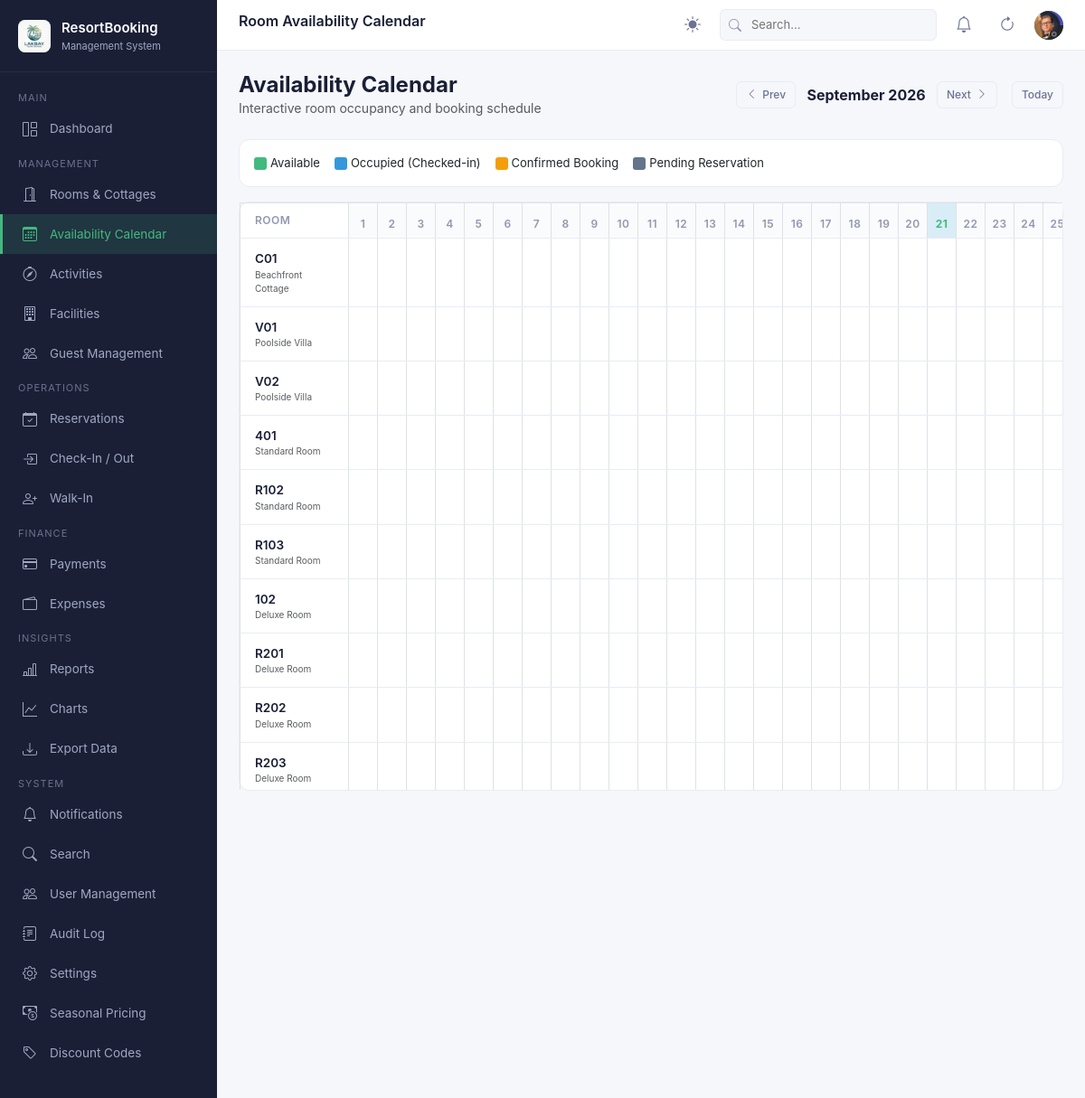
The page /rooms/calendar.php (signed in) on the database its author committed.
### tables this page shows
CREATE TABLE `rooms` (
  `RoomId` int NOT NULL AUTO_INCREMENT,
  `RoomTypeId` int NOT NULL,
  `RoomNumber` varchar(20) NOT NULL,
  `Floor` int DEFAULT NULL,
  `Status` int NOT NULL,
  `Description` longtext,
  `ImageUrl` varchar(500) DEFAULT NULL,
  `CreatedAt` datetime(6) NOT NULL,
  `UpdatedAt` datetime(6) NOT NULL,
  PRIMARY KEY (`RoomId`),
  UNIQUE KEY `IX_Rooms_Floor_RoomNumber` (`Floor`,`RoomNumber`),
  KEY `IX_Rooms_RoomTypeId` (`RoomTypeId`),
  CONSTRAINT `FK_Rooms_RoomTypes_RoomTypeId` FOREIGN KEY (`RoomTypeId`) REFERENCES `roomtypes` (`RoomTypeId`) ON DELETE CASCADE
);

CREATE TABLE `roomtypes` (
  `RoomTypeId` int NOT NULL AUTO_INCREMENT,
  `TypeName` varchar(100) NOT NULL,
  `Description` longtext,
  `BasePrice` decimal(10,2) NOT NULL,
  `MaxOccupancy` int NOT NULL,
  `ImageUrl` varchar(500) DEFAULT NULL,
  `IsActive` tinyint(1) NOT NULL,
  `CreatedAt` datetime(6) NOT NULL,
  PRIMARY KEY (`RoomTypeId`)
);

### config/database.php (called while the page is built, shortened)
<?php
function url($path = '') {
    $path = '/' . ltrim($path, '/');
    return BASE_URL . $path;
}

### rooms/calendar.php (the view, shortened to what this page needs)
<?php
require_once __DIR__ . '/../config/database.php';
require_once __DIR__ . '/../includes/functions.php';
$year = isset($_GET['year']) ? (int)$_GET['year'] : (int)date('Y');
$month = isset($_GET['month']) ? (int)$_GET['month'] : (int)date('n');
$daysInMonth = cal_days_in_month(CAL_GREGORIAN, $month, $year);
$monthStart = sprintf('%04d-%02d-01 00:00:00', $year, $month);
$monthName = date('F Y', strtotime($monthStart));
$rooms = $pdo->query("SELECT r.*, rt.TypeName FROM rooms r JOIN roomtypes rt ON r.RoomTypeId = rt.RoomTypeId ORDER BY r.Floor ASC, r.RoomNumber ASC")->fetchAll();
include __DIR__ . '/../includes/header.php';
?>
<div class="d-flex justify-content-between align-items-center mb-4 flex-wrap gap-2">
    <div>
        <h4 style="margin:0; font-weight:700;">Availability Calendar</h4>
        <p class="text-muted" style="margin:0; font-size:14px;">Interactive room occupancy and booking schedule</p>
    </div>
    <div class="d-flex align-items-center gap-2">
        <a href="<?= url('/rooms/calendar.php?year=' . ($month == 1 ? $year - 1 : $year) . '&month=' . ($month == 1 ? 12 : $month - 1)) ?>" class="btn btn-outline btn-sm">
            <i class="bi bi-chevron-left"></i> Prev
        </a>
        <span style="font-weight:700; font-size:16px; min-width:140px; text-align:center;"><?= $monthName ?></span>
        <a href="<?= url('/rooms/calendar.php?year=' . ($month == 12 ? $year + 1 : $year) . '&month=' . ($month == 12 ? 1 : $month + 1)) ?>" class="btn btn-outline btn-sm">
            Next <i class="bi bi-chevron-right"></i>
        </a>
        <a href="<?= url('/rooms/calendar.php') ?>" class="btn btn-sm btn-outline ms-2">Today</a>
    </div>
</div>
<div class="d-flex flex-wrap gap-3 mb-3 p-3 card" style="flex-direction:row; font-size:13px;">
    <div class="d-flex align-items-center gap-1">
        <div style="width:14px; height:14px; border-radius:3px; background:var(--success, #10b981);"></div> Available
    </div>
    <div class="d-flex align-items-center gap-1">
        <div style="width:14px; height:14px; border-radius:3px; background:var(--info, #0284c7);"></div> Occupied (Checked-in)
    </div>
    <div class="d-flex align-items-center gap-1">
        <div style="width:14px; height:14px; border-radius:3px; background:#f59e0b;"></div> Confirmed Booking
    </div>
    <div class="d-flex align-items-center gap-1">
        <div style="width:14px; height:14px; border-radius:3px; background:#64748b;"></div> Pending Reservation
    </div>
</div>
<div class="card">
    <div class="table-responsive" style="max-height: 650px;">
        <table class="table table-bordered mb-0" style="font-size:12px; min-width: 900px;">
            <thead class="sticky-top" style="background:var(--bg-surface); z-index:2;">
                <tr>
                    <th style="min-width:120px; position:sticky; left:0; background:var(--bg-surface); z-index:3;">Room</th>
                    <?php for ($d = 1; $d <= $daysInMonth; $d++):
                        $isToday = ($year == date('Y') && $month == date('n') && $d == date('j'));
                    ?>
                        <th style="text-align:center; min-width:32px; padding:6px 2px; <?= $isToday ? 'background:rgba(2,132,199,0.15); font-weight:bold; color:var(--primary);' : '' ?>">
                            <?= $d ?>
                        </th>
                    <?php endfor; ?>
                </tr>
            </thead>
            <tbody>
                <?php foreach ($rooms as $r): ?>
                    <tr>
                        <td style="position:sticky; left:0; background:var(--bg-surface); font-weight:600; z-index:1;">
                            <?= htmlspecialchars($r['RoomNumber']) ?>
                            <small class="d-block text-muted" style="font-size:10px; font-weight:normal;"><?= htmlspecialchars($r['TypeName']) ?></small>
                        </td>
                        <?php for ($d = 1; $d <= $daysInMonth; $d++):
                            $bg = 'var(--bg-surface)';
                            $title = 'Available';
                        ?>
                            <td style="text-align:center; padding:0; height:36px; background:<?= $bg ?>;" title="<?= htmlspecialchars($title) ?>">
                            </td>
                        <?php endfor; ?>
                    </tr>
                <?php endforeach; ?>
            </tbody>
        </table>
    </div>
</div>
<?php include __DIR__ . '/../includes/footer.php'; ?>

### assets/css/site.css (style rules this page uses)
:root { --primary: #43b97f; --primary-dark: #36a36e; --primary-light: #e8f8f0; --primary-bg: #f0faf5; --sidebar-bg: #1a1f36; --sidebar-hover: #252b48; --sidebar-active: rgba(67, 185, 127, 0.15); --sidebar-text: #a0a8c0; --sidebar-text-active: #43b97f; --header-bg: #ffffff; --content-bg: #f5f7fa; --card-bg: #ffffff; --text-primary: #1a1f36; --text-secondary: #6b7294; --text-muted: #9198b0; --border: #e8ecf4; --success: #43b97f; --warning: #f5a623; --danger: #e74c3c; --info: #3498db; --shadow-sm: 0 1px 3px rgba(0,0,0,0.06); --shadow-md: 0 2px 8px rgba(0,0,0,0.08); --shadow-lg: 0 4px 16px rgba(0,0,0,0.12); --radius: 8px; --radius-lg: 12px; }
* { box-sizing: border-box; }
html { overflow-x: hidden; scroll-behavior: smooth; }
body { margin: 0; padding: 0; font-family: -apple-system, BlinkMacSystemFont, 'Segoe UI', Roboto, 'Helvetica Neue', Arial, sans-serif; background: var(--content-bg); color: var(--text-primary); font-size: 14px; line-height: 1.5; overflow-x: hidden; width: 100%; max-width: 100vw; }
.card { background: var(--card-bg); border-radius: var(--radius-lg); border: 1px solid var(--border); margin-bottom: 20px; }
.table { width: 100%; border-collapse: collapse; }
.table th { padding: 10px 16px; text-align: left; font-size: 12px; font-weight: 600; color: var(--text-muted); text-transform: uppercase; letter-spacing: 0.5px; border-bottom: 1px solid var(--border); background: #fafbfc; white-space: nowrap; }
.table td { padding: 12px 16px; border-bottom: 1px solid var(--border); font-size: 13.5px; color: var(--text-primary); vertical-align: middle; }
.btn { display: inline-flex; align-items: center; gap: 6px; padding: 8px 16px; border-radius: 6px; font-size: 13px; font-weight: 500; border: none; cursor: pointer; transition: all 0.2s; text-decoration: none; white-space: nowrap; }
.btn-outline { background: transparent; border: 1px solid var(--border); color: var(--text-secondary); }
.btn-sm { padding: 5px 10px; font-size: 12px; }
* { scrollbar-width: thin; scrollbar-color: var(--border) transparent; }

### css/site.css (style rules this page uses)
:root { --primary: #43b97f; --primary-dark: #36a36e; --primary-light: #e8f8f0; --primary-bg: #f0faf5; --sidebar-bg: #1a1f36; --sidebar-hover: #252b48; --sidebar-active: rgba(67, 185, 127, 0.15); --sidebar-text: #a0a8c0; --sidebar-text-active: #43b97f; --header-bg: #ffffff; --content-bg: #f5f7fa; --card-bg: #ffffff; --text-primary: #1a1f36; --text-secondary: #6b7294; --text-muted: #9198b0; --border: #e8ecf4; --success: #43b97f; --warning: #f5a623; --danger: #e74c3c; --info: #3498db; --shadow-sm: 0 1px 3px rgba(0,0,0,0.06); --shadow-md: 0 2px 8px rgba(0,0,0,0.08); --shadow-lg: 0 4px 16px rgba(0,0,0,0.12); --radius: 8px; --radius-lg: 12px; }
* { box-sizing: border-box; }
html { overflow-x: hidden; scroll-behavior: smooth; }
body { margin: 0; padding: 0; font-family: -apple-system, BlinkMacSystemFont, 'Segoe UI', Roboto, 'Helvetica Neue', Arial, sans-serif; background: var(--content-bg); color: var(--text-primary); font-size: 14px; line-height: 1.5; overflow-x: hidden; width: 100%; max-width: 100vw; }
.card { background: var(--card-bg); border-radius: var(--radius-lg); border: 1px solid var(--border); margin-bottom: 20px; }
.table { width: 100%; border-collapse: collapse; }
.table th { padding: 10px 16px; text-align: left; font-size: 12px; font-weight: 600; color: var(--text-muted); text-transform: uppercase; letter-spacing: 0.5px; border-bottom: 1px solid var(--border); background: #fafbfc; white-space: nowrap; }
.table td { padding: 12px 16px; border-bottom: 1px solid var(--border); font-size: 13.5px; color: var(--text-primary); vertical-align: middle; }
.btn { display: inline-flex; align-items: center; gap: 6px; padding: 8px 16px; border-radius: 6px; font-size: 13px; font-weight: 500; border: none; cursor: pointer; transition: all 0.2s; text-decoration: none; white-space: nowrap; }
.btn-outline { background: transparent; border: 1px solid var(--border); color: var(--text-secondary); }
.btn-sm { padding: 5px 10px; font-size: 12px; }
* { scrollbar-width: thin; scrollbar-color: var(--border) transparent; }

### rows shown on the page
rooms: RoomNumber "C01", RoomTypeId.TypeName "Beachfront Cottage"
rooms: RoomNumber "V01", RoomTypeId.TypeName "Poolside Villa"
rooms: RoomNumber "V02", RoomTypeId.TypeName "Poolside Villa"
rooms: RoomNumber "401", RoomTypeId.TypeName "Standard Room"
rooms: RoomNumber "R102", RoomTypeId.TypeName "Standard Room"
rooms: RoomNumber "R103", RoomTypeId.TypeName "Standard Room"
rooms: RoomNumber "102", RoomTypeId.TypeName "Deluxe Room"
rooms: RoomNumber "R201", RoomTypeId.TypeName "Deluxe Room"
rooms: RoomNumber "R202", RoomTypeId.TypeName "Deluxe Room"
rooms: RoomNumber "R203", RoomTypeId.TypeName "Deluxe Room"

### other values the page prints
$resortSettings['ResortName'] "ResortBooking"
$resortSettings['ResortSubtitle'] "Management System"
$pageTitle "Room Availability Calendar"
$monthName "September 2026"
